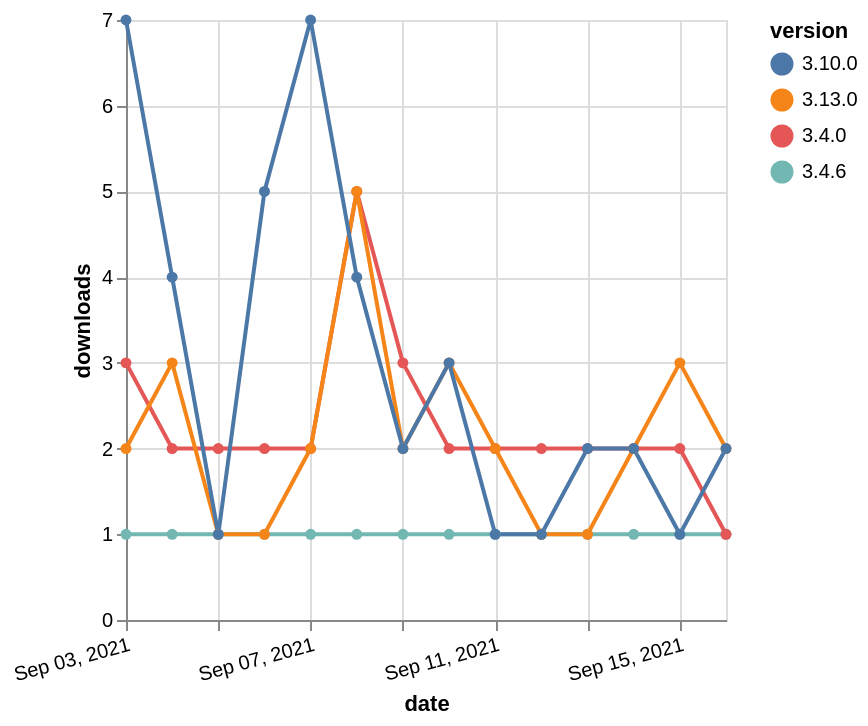

This figure's Vega-Lite source:
### Vega-Lite specification from a JSON file in a GitHub repository (floating-point values rounded to 4 significant figures)
{"$schema": "https://vega.github.io/schema/vega-lite/v5.json", "description": "A simple bar chart with embedded data.", "data": {"values": [{"date": "2021-09-03", "total": 301, "delta": 1, "version": "3.4.6"}, {"date": "2021-09-04", "total": 302, "delta": 1, "version": "3.4.6"}, {"date": "2021-09-05", "total": 303, "delta": 1, "version": "3.4.6"}, {"date": "2021-09-06", "total": 304, "delta": 1, "version": "3.4.6"}, {"date": "2021-09-07", "total": 305, "delta": 1, "version": "3.4.6"}, {"date": "2021-09-08", "total": 306, "delta": 1, "version": "3.4.6"}, {"date": "2021-09-09", "total": 307, "delta": 1, "version": "3.4.6"}, {"date": "2021-09-10", "total": 308, "delta": 1, "version": "3.4.6"}, {"date": "2021-09-11", "total": 309, "delta": 1, "version": "3.4.6"}, {"date": "2021-09-12", "total": 310, "delta": 1, "version": "3.4.6"}, {"date": "2021-09-13", "total": 311, "delta": 1, "version": "3.4.6"}, {"date": "2021-09-14", "total": 312, "delta": 1, "version": "3.4.6"}, {"date": "2021-09-15", "total": 313, "delta": 1, "version": "3.4.6"}, {"date": "2021-09-16", "total": 314, "delta": 1, "version": "3.4.6"}, {"date": "2021-09-03", "total": 5323, "delta": 3, "version": "3.4.0"}, {"date": "2021-09-04", "total": 5325, "delta": 2, "version": "3.4.0"}, {"date": "2021-09-05", "total": 5327, "delta": 2, "version": "3.4.0"}, {"date": "2021-09-06", "total": 5329, "delta": 2, "version": "3.4.0"}, {"date": "2021-09-07", "total": 5331, "delta": 2, "version": "3.4.0"}, {"date": "2021-09-08", "total": 5336, "delta": 5, "version": "3.4.0"}, {"date": "2021-09-09", "total": 5339, "delta": 3, "version": "3.4.0"}, {"date": "2021-09-10", "total": 5341, "delta": 2, "version": "3.4.0"}, {"date": "2021-09-11", "total": 5343, "delta": 2, "version": "3.4.0"}, {"date": "2021-09-12", "total": 5345, "delta": 2, "version": "3.4.0"}, {"date": "2021-09-13", "total": 5347, "delta": 2, "version": "3.4.0"}, {"date": "2021-09-14", "total": 5349, "delta": 2, "version": "3.4.0"}, {"date": "2021-09-15", "total": 5351, "delta": 2, "version": "3.4.0"}, {"date": "2021-09-16", "total": 5352, "delta": 1, "version": "3.4.0"}, {"date": "2021-09-03", "total": 197, "delta": 2, "version": "3.13.0"}, {"date": "2021-09-04", "total": 200, "delta": 3, "version": "3.13.0"}, {"date": "2021-09-05", "total": 201, "delta": 1, "version": "3.13.0"}, {"date": "2021-09-06", "total": 202, "delta": 1, "version": "3.13.0"}, {"date": "2021-09-07", "total": 204, "delta": 2, "version": "3.13.0"}, {"date": "2021-09-08", "total": 209, "delta": 5, "version": "3.13.0"}, {"date": "2021-09-09", "total": 211, "delta": 2, "version": "3.13.0"}, {"date": "2021-09-10", "total": 214, "delta": 3, "version": "3.13.0"}, {"date": "2021-09-11", "total": 216, "delta": 2, "version": "3.13.0"}, {"date": "2021-09-12", "total": 217, "delta": 1, "version": "3.13.0"}, {"date": "2021-09-13", "total": 218, "delta": 1, "version": "3.13.0"}, {"date": "2021-09-14", "total": 220, "delta": 2, "version": "3.13.0"}, {"date": "2021-09-15", "total": 223, "delta": 3, "version": "3.13.0"}, {"date": "2021-09-16", "total": 225, "delta": 2, "version": "3.13.0"}, {"date": "2021-09-03", "total": 1677, "delta": 7, "version": "3.10.0"}, {"date": "2021-09-04", "total": 1681, "delta": 4, "version": "3.10.0"}, {"date": "2021-09-05", "total": 1682, "delta": 1, "version": "3.10.0"}, {"date": "2021-09-06", "total": 1687, "delta": 5, "version": "3.10.0"}, {"date": "2021-09-07", "total": 1694, "delta": 7, "version": "3.10.0"}, {"date": "2021-09-08", "total": 1698, "delta": 4, "version": "3.10.0"}, {"date": "2021-09-09", "total": 1700, "delta": 2, "version": "3.10.0"}, {"date": "2021-09-10", "total": 1703, "delta": 3, "version": "3.10.0"}, {"date": "2021-09-11", "total": 1704, "delta": 1, "version": "3.10.0"}, {"date": "2021-09-12", "total": 1705, "delta": 1, "version": "3.10.0"}, {"date": "2021-09-13", "total": 1707, "delta": 2, "version": "3.10.0"}, {"date": "2021-09-14", "total": 1709, "delta": 2, "version": "3.10.0"}, {"date": "2021-09-15", "total": 1710, "delta": 1, "version": "3.10.0"}, {"date": "2021-09-16", "total": 1712, "delta": 2, "version": "3.10.0"}]}, "width": "container", "mark": {"type": "line", "point": {"filled": true}}, "encoding": {"x": {"field": "date", "type": "temporal", "timeUnit": "yearmonthdate", "title": "date", "axis": {"labelAngle": -15}}, "y": {"field": "delta", "type": "quantitative", "title": "downloads"}, "color": {"field": "version", "type": "nominal"}, "tooltip": {"field": "delta"}}}
